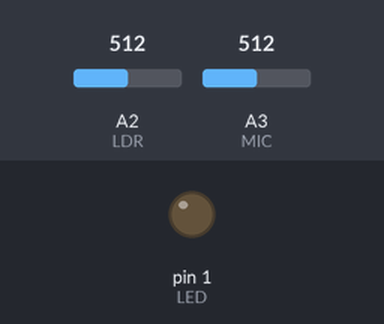
A sketch run on a simulated Arduino Uno, built with avr-gcc and run on an emulated ATmega328P. On the bench: output pins drawn as LEDs (lit = HIGH). The test bench sets the inputs (shaded band); at power-on: A2 (LDR) = 512, A3 (MIC) = 512. Random numbers use the default seed unless the sketch sets one.

Above: at 1.3 s.
1.4 s: A2 (LDR) set to 176
2.9 s: A2 (LDR) set to 150
At 4.1 s:
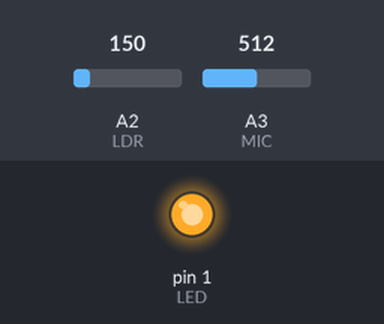
Timing chart, 0 to 5.9 s (numbered marks = the images above; inputs shaded):
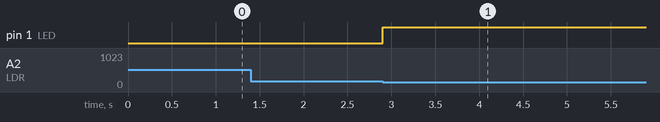

Measured:
- the behaviour switches between 167 and 166 on A2 (LDR) (found by bisection; images 0 and 1)
- after the input at 1.4 s, every drawn part: stays the same
- after the input at 2.9 s, pin 1 (LED): LOW → HIGH at once

The sketch:

Diya_Code.ino
```cpp
#define MIC A3
#define LDR A2
#define LED 1

int curRecord = 0;
int preRecord = 0;
boolean lightTurnOn = false;

void setup() {
  pinMode(LED,OUTPUT);
  delay(100);
  preRecord = analogRead(MIC);
}

void loop() {
  // put your main code here, to run repeatedly:
  checkLightUp();
  while(lightTurnOn)
  {
    if(checkBlowLevel())
    {
      analogWrite(LED,0);
      lightTurnOn = false;
      break;
    }
  }
  delay(5);

}

void checkLightUp()
{
  int LDR_value = analogRead(LDR);

 for(int i = 0 ; i < 5; i++)
 {
  LDR_value += analogRead(LDR);
 }

 LDR_value = LDR_value/5;

 if(LDR_value < 200)
 {
    lightTurnOn = true;
 }
}

boolean checkBlowLevel()
{
  curRecord = analogRead(MIC);
  if(abs(curRecord - preRecord) > 200) //if blow strength is strong, turn of the flame
  {
    delay(random(100));
    for(int i = 255; i > 0; i -= 20)
    {
      delay(random(5));
      analogWrite(LED,i);
    }
    curRecord = preRecord;
    return true;
  }
  else if(abs(curRecord - preRecord) > 5) // if blow strength is not strong to blow off, flicker hard
  {
    int flicker = map(curRecord,0,1023,0,255);
    analogWrite(LED,flicker/random(75));
    preRecord = curRecord;
  }
  else // if blow level is very less randomly blink the led for flicker effect
  {
    analogWrite(LED,random(100)+135);
  }
  return false;
}
```
